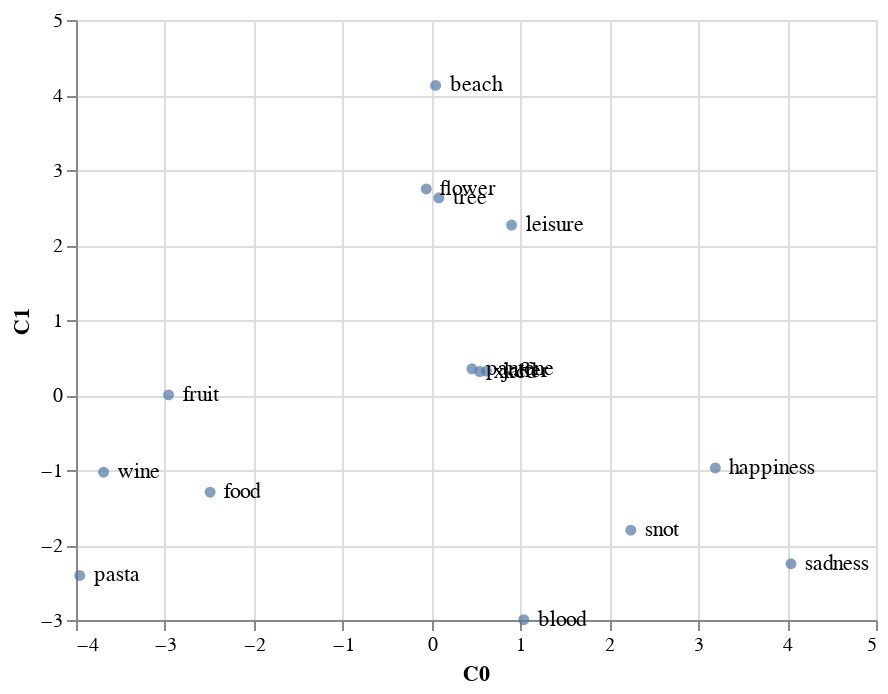

Here is the notebook cell this chart was saved with:
### Code cell
points + text

### Figure 1 — Vega-Lite specification as saved in the notebook (floating-point values rounded to 4 significant figures)
{"config": {"view": {"continuousWidth": 400, "continuousHeight": 300}}, "layer": [{"mark": "circle", "encoding": {"x": {"type": "quantitative", "field": "C0"}, "y": {"type": "quantitative", "field": "C1"}}}, {"mark": {"type": "text", "align": "left", "dx": 7}, "encoding": {"text": {"type": "nominal", "field": "label"}, "x": {"type": "quantitative", "field": "C0"}, "y": {"type": "quantitative", "field": "C1"}}}], "data": {"name": "data-a10253ad201e4adf92ddd3c8839e93de"}, "$schema": "https://vega.github.io/schema/vega-lite/v4.8.1.json", "datasets": {"data-a10253ad201e4adf92ddd3c8839e93de": [{"C0": 0.5423, "C1": 0.3129, "label": "xkcd"}, {"C0": 0.6184, "C1": 0.3196, "label": "jaffer"}, {"C0": 0.4539, "C1": 0.349, "label": "pantone"}, {"C0": -2.959, "C1": 0.001786, "label": "fruit"}, {"C0": -2.491, "C1": -1.297, "label": "food"}, {"C0": 0.08245, "C1": 2.629, "label": "tree"}, {"C0": -0.05965, "C1": 2.747, "label": "flower"}, {"C0": -3.69, "C1": -1.029, "label": "wine"}, {"C0": 3.192, "C1": -0.9728, "label": "happiness"}, {"C0": 4.044, "C1": -2.25, "label": "sadness"}, {"C0": -3.958, "C1": -2.406, "label": "pasta"}, {"C0": 0.9002, "C1": 2.266, "label": "leisure"}, {"C0": 0.04552, "C1": 4.128, "label": "beach"}, {"C0": 2.242, "C1": -1.802, "label": "snot"}, {"C0": 1.037, "C1": -2.996, "label": "blood"}]}}
